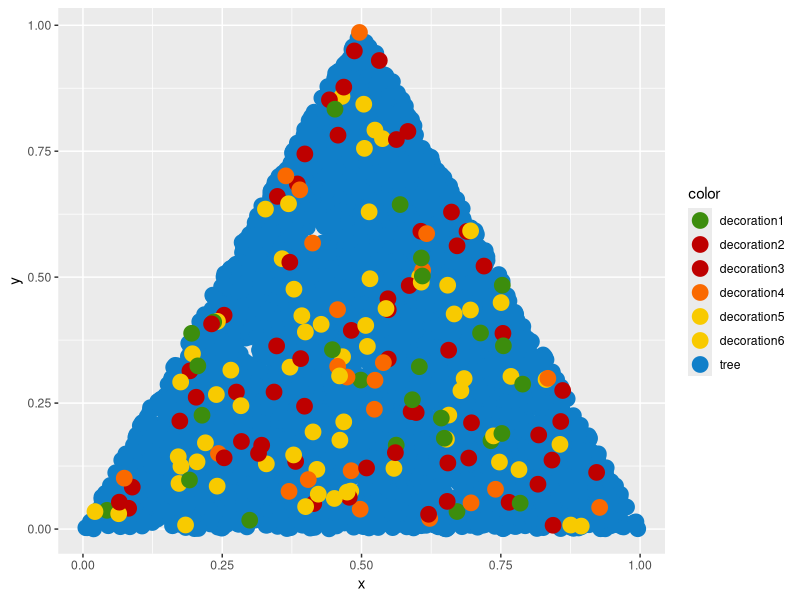

Reproduce this figure in R.
library(ggplot2)

tree_count <- 5000

r1 <- runif(tree_count, 0, 1)
r2 <- runif(tree_count, 0, 1)
x = (sqrt(r1) * (1 - r2)) * 1 + (sqrt(r1) * r2) * 0.5
y = (sqrt(r1) * r2) * 1
data <- data.frame(x = x, y = y, 
                   color = rep("tree",tree_count), 
                   size = rep(1, tree_count))

decoration_colors <- stringr::str_c("decoration", 1:6)
decoration_count <- 175
r1 <- runif(decoration_count, 0, 1)
r2 <- runif(decoration_count, 0, 1)
x = (sqrt(r1) * (1 - r2)) * 1 + (sqrt(r1) * r2) * 0.5
y = (sqrt(r1) * r2) * 1
decoration <- data.frame(x = x, y = y, 
                         color = sample(decoration_colors, decoration_count, replace = T), 
                         size = rep(1, decoration_count))

data <- rbind(data, decoration)
table(data$color)

ggplot(data, aes(x, y, color = color)) +
  geom_point(size = 5) + 
  scale_color_manual(values = c("#3C8D0D","#BE0000", "#BE0000", 
                                "#FA6900", "#F8CA00", "#F8CA00", 
                                "#107FC9"))